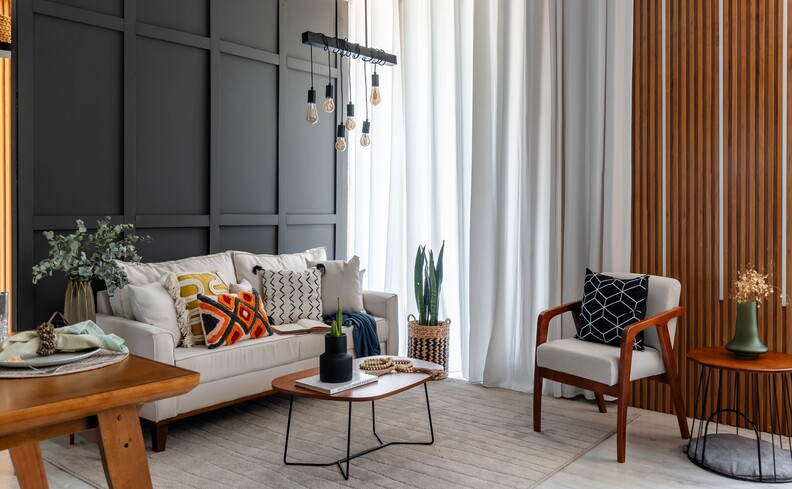
#> input picture sala.jpg, 792 x 489 px
$ python sift_orb.py
#> lines starting #> are read from the running program, lines starting #| are printed output that depends on the picture
import cv2
import numpy as np


imagem = cv2.imread('sala.jpg', cv2.IMREAD_GRAYSCALE)
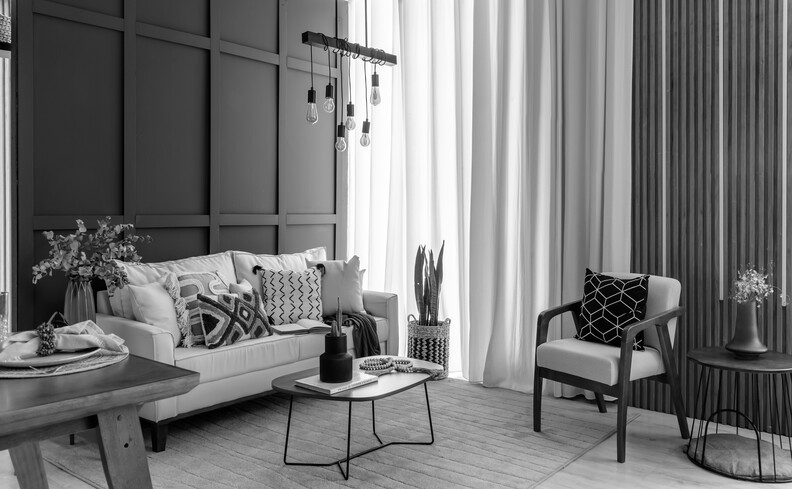
#> imagem: shape (489, 792); min 0, max 255, mean 117.8

sift = cv2.SIFT_create()
sift_keypoints, _ = sift.detectAndCompute(imagem, None)
#> sift_keypoints = 1376 keypoints; strongest (x, y, size): (366, 127, 6.2), (345, 52, 1.9), (320, 266, 4.7), (256, 268, 5.3)
sift_result = cv2.drawKeypoints(imagem, sift_keypoints, None)
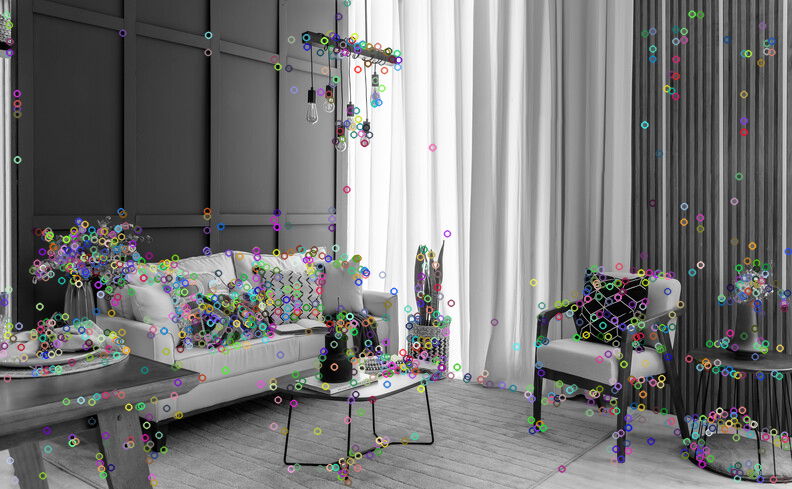
#> sift_result: shape (489, 792, 3); mean of channels 0, 1, 2 119.3, 119.4, 119.4; drawn as B, G, R

# ORB
orb = cv2.ORB_create()
orb_keypoints, _ = orb.detectAndCompute(imagem, None)
#> orb_keypoints = 500 keypoints; strongest (x, y, size): (345, 51, 31), (366, 120, 31), (256, 266, 37.2), (255, 266, 44.6)
orb_result = cv2.drawKeypoints(imagem, orb_keypoints, None, color=(0, 255, 0))
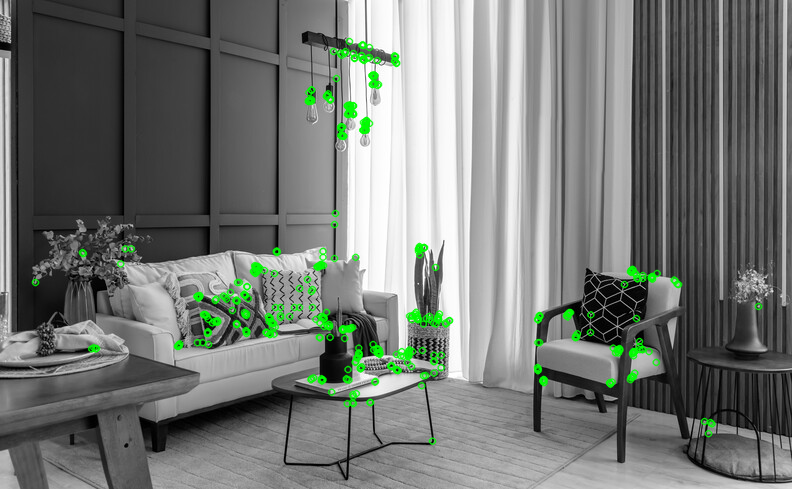
#> orb_result: shape (489, 792, 3); mean of channels 0, 1, 2 115.8, 120.2, 115.8; drawn as B, G, R

# Exibir resultados lado a lado
cv2.imshow('SIFT', sift_result)
cv2.imshow('ORB', orb_result)
cv2.waitKey(0)
cv2.destroyAllWindows()
